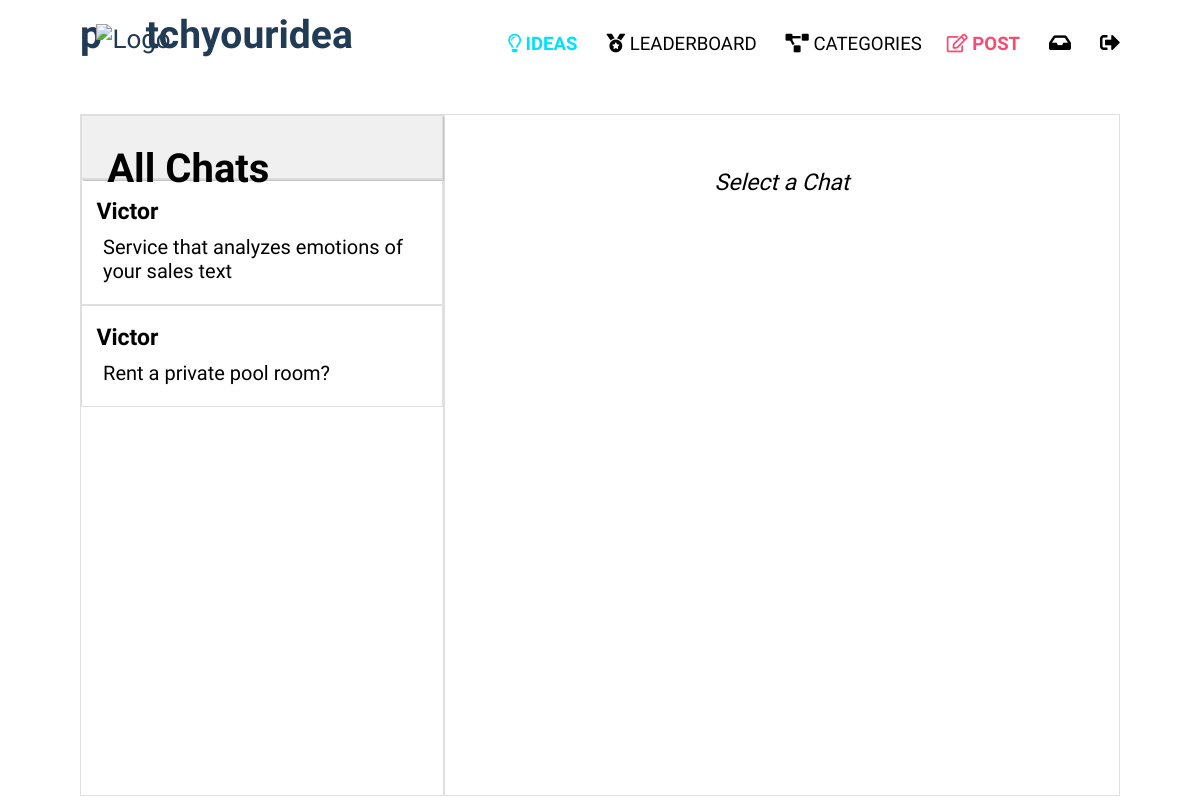
Page /allchats (signed in) on the earlier database version.
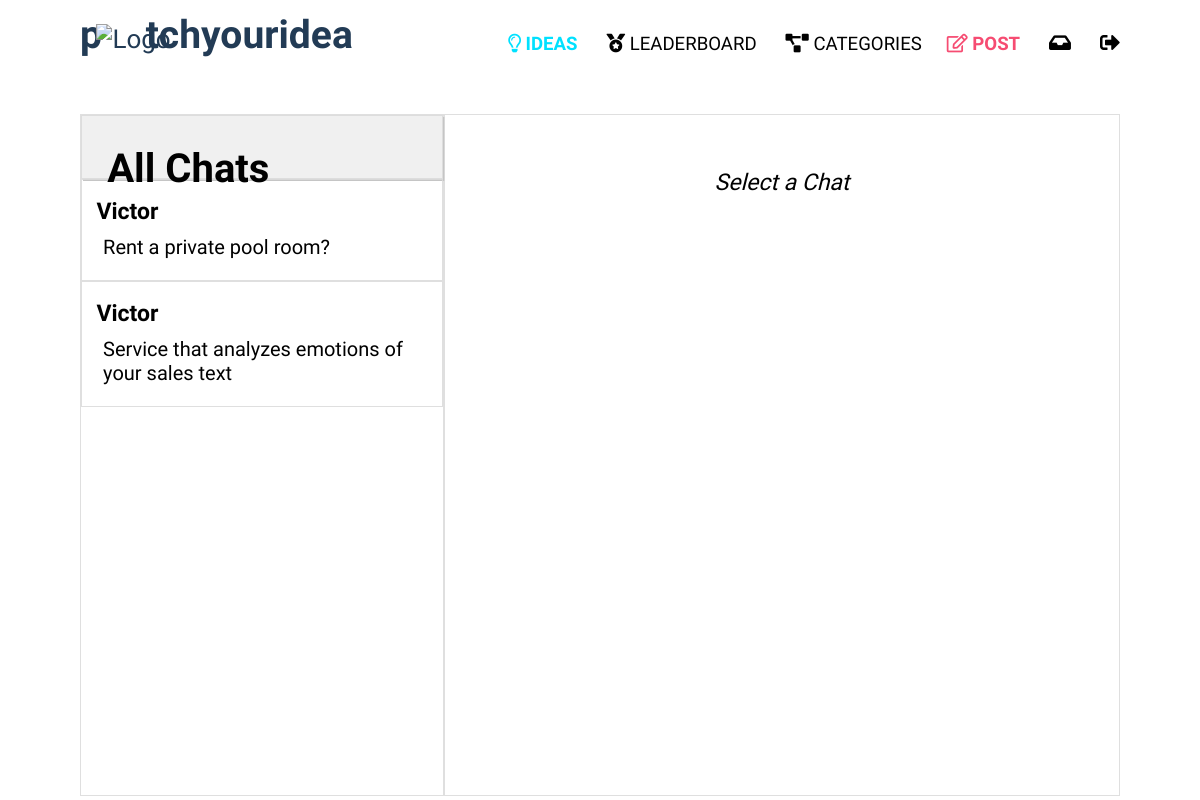
Same page on the later database version.
### website/models.py (models this page shows, shortened)
class Chat(models.Model):
    post = models.ForeignKey(Post, on_delete=models.CASCADE, related_name="postchat")
    owner = models.ForeignKey(User, on_delete=models.CASCADE, related_name="postowner")
    visitor = models.ForeignKey(User, on_delete=models.CASCADE, related_name="postvisitor")
    timestamp = models.DateTimeField(auto_now_add=True, null=True)
    notification = models.CharField(max_length=64, default='')
    lastsent = models.ForeignKey(User, on_delete=models.CASCADE, related_name="lastsentuser", null=True)

class User(AbstractUser):
    USERNAME_FIELD = 'email'
    email = models.EmailField(('email address'), unique=True)
    REQUIRED_FIELDS = ['username']

class Post(models.Model):
    user = models.ForeignKey(User, on_delete=models.CASCADE, related_name="owner")
    title = models.CharField(max_length=64, default='Untitled')
    post = RichTextField(blank=True, null=True)
    image1 = models.ImageField(blank=True, null=True, upload_to="images/")
    image2 = models.ImageField(blank=True, null=True, upload_to="images/")
    image3 = models.ImageField(blank=True, null=True, upload_to="images/")
    image4 = models.ImageField(blank=True, null=True, upload_to="images/")
    image5 = models.ImageField(blank=True, null=True, upload_to="images/")
    category = models.CharField(choices=category_choices, max_length=64, default='Others')
    timestamp = models.DateTimeField(auto_now_add=True)
    editedtrue = models.CharField(max_length=64, default='')
    updated_timestamp = models.DateTimeField(auto_now=True)
    liked = models.ManyToManyField(User, related_name="liked_user")
    favourited = models.ManyToManyField(User, related_name="favourited_user")
    updates = models.IntegerField(default='0', null=True)

### website/views.py (the view)
# urls.py: path("allchats", views.allchats, name="allchats"),
def allchats(request):
    chats = Chat.objects.filter(Q(owner=request.user)| Q(visitor = request.user)).order_by('-timestamp')
    return render(request, 'website/allchats.html', {
        "chats": chats
    })

### website/templates/website/allchats.html (shortened to what this page needs)
{% extends 'website/layout2.html' %}
{% load static %}
{% load mathfilters %}
{% load humanize %}
{% block body %}
    <div class="max-width">
        <div class="allchats">
            <div class="chatslist">
                <div class="allchatheading">
                    <h2>All Chats</h2>
                </div>
                <div class="chatslists">
                    {% for chat in chats %}
                        {% if chat.visitor.id != request.user.id or chat.owner.id != request.user.id %}
                            {% if request.user == chat.owner %}
                                <a href="{% url 'chatroom' chat.post.id chat.visitor.id request.user.id%}">
                                    <div class="specificchat">
                                        <p class="username">{{chat.visitor.username}}</p>
                                        <p class="posttitle">{{chat.post.title}} <span>[your idea]</span></p>
                                        <p class="unreceivedmsg">{% if chat.lastsent != request.user %}{{chat.notification}}{% endif %}</p>
                                    </div>
                                </a>
                            {% else %}
                                <a href="{% url 'chatroom' chat.post.id chat.owner.id request.user.id %}">
                                    <div class="specificchat">
                                        <p class="username">{{chat.owner.username}}</p>
                                        <p class="posttitle">{{chat.post.title}}</p>
                                        <p class="unreceivedmsg">{% if chat.lastsent != request.user %}{{chat.notification}}{% endif %}</p>
                                    </div>
                                </a>
                            {% endif %}
                        {% endif %}
                        {% empty %}
                            <p class="nochat">No Chats to show</p>
                    {% endfor %}
                </div>
            </div>
            <div class="chat">
                <p class="selectchat">Select a Chat</p>
            </div>
        </div>
    </div>
{% endblock %}

Differences in the rows shown:
changed Chat "Rent a private pool room?": moves up the list
